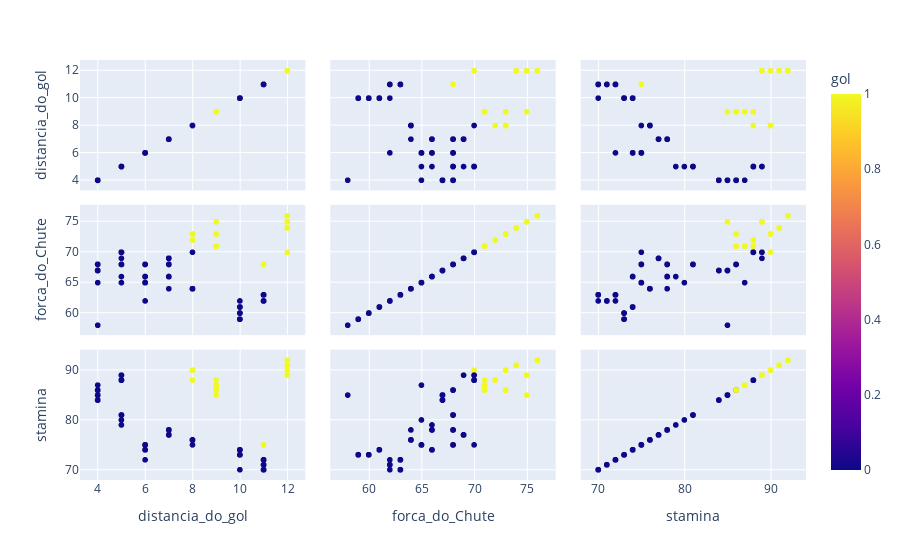

The cell this chart's notebook holds for it:
### Code cell
# Gráfico de dispersão
grafico = px.scatter_matrix(base_robocup, dimensions=['distancia_do_gol', 'forca_do_Chute', 'stamina'], color='gol') # color=default separa uma cor para cada valor do campo default
grafico.show()

### Figure 1 — Plotly figure (JSON) as saved in the notebook; plotly's stock layout.template omitted (floating-point values rounded to 4 significant figures; data arrays with more than 128 entries replaced by an {"elided": "..."} marker saying what was removed)
{"data": [{"dimensions": [{"axis": {"matches": true}, "label": "distancia_do_gol", "values": {"elided": "379 int values"}}, {"axis": {"matches": true}, "label": "forca_do_Chute", "values": {"elided": "379 int values"}}, {"axis": {"matches": true}, "label": "stamina", "values": {"elided": "379 int values"}}], "hovertemplate": "%{xaxis.title.text}=%{x}<br>%{yaxis.title.text}=%{y}<br>gol=%{marker.color}<extra></extra>", "legendgroup": "", "marker": {"color": {"elided": "379 int values"}, "coloraxis": "coloraxis", "symbol": "circle"}, "name": "", "showlegend": false, "type": "splom"}], "layout": {"coloraxis": {"colorbar": {"title": {"text": "gol"}}, "colorscale": [[0, "#0d0887"], [0.1111, "#46039f"], [0.2222, "#7201a8"], [0.3333, "#9c179e"], [0.4444, "#bd3786"], [0.5556, "#d8576b"], [0.6667, "#ed7953"], [0.7778, "#fb9f3a"], [0.8889, "#fdca26"], [1, "#f0f921"]]}, "dragmode": "select", "legend": {"tracegroupgap": 0}, "margin": {"t": 60}}}
